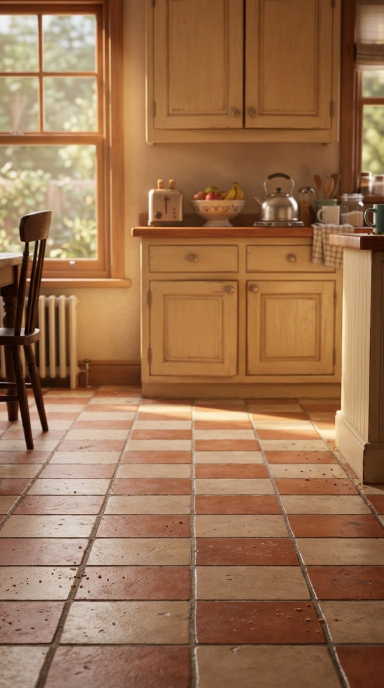
#> input picture gen/inbox/flow_01.jpg, 768 x 1376 px, given in place of flow_19.jpg, which was not available (shown at 1/2 size)
$ python build_assets.py
#> lines starting #> are read from the running program, lines starting #| are printed output that depends on the picture; after the words box and inside, x2 and y2 are one past the last pixel; in counts of white or black regions, pixels touching at a corner belong together; pictures that were not available may be replaced by others from this repository, and a replacement may not be noted
"""Baut aus den Flow-Bildern (gen/inbox) saubere Rig-Teile (gen/rig):
Koerper ohne Arme, zwei Arme, Gesichts-Varianten (deckungsgleich), Eimer, Kueche."""
import os, numpy as np, cv2
IN = 'gen/inbox'; OUT = 'gen/rig'
MASTER, ARMLESS = 19, 16
FACES = {'neutral': 19, 'blink': 15, 'talk': 6, 'talk2': 13, 'shock': 12, 'shout': 4,
         'sus': 9, 'smug': 10}

def load(k):
#> called with k = 19
    return cv2.imread(f'{IN}/flow_{k:02d}.jpg').astype(np.float32)  # BGR
#> call 2 of load, with k = 16
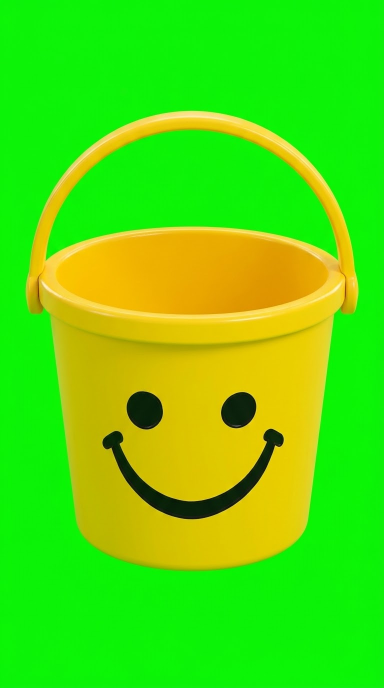
#> input picture gen/inbox/flow_03.jpg, 768 x 1376 px, given in place of flow_16.jpg, which was not available (shown at 1/2 size)

def key(img, fur_fix=True):
    """Gruen freistellen: alpha aus 'wie viel gruener als rot/blau', dann Gruenstich entfernen."""
#> called with fur_fix = True
    b, g, r = img[..., 0], img[..., 1], img[..., 2]
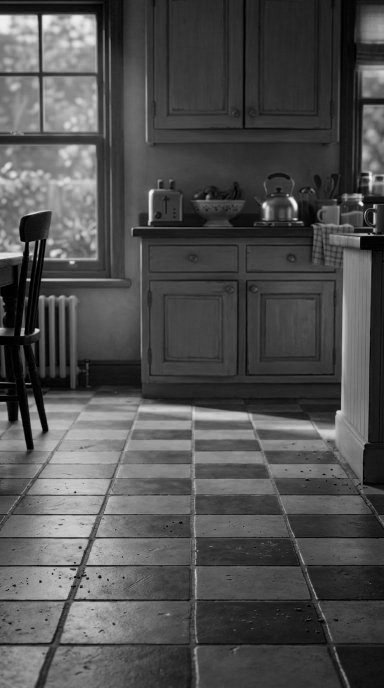
#> b: shape (1376, 768) float32 (shown at 1/2 size); min 0, max 253, mean 79.4
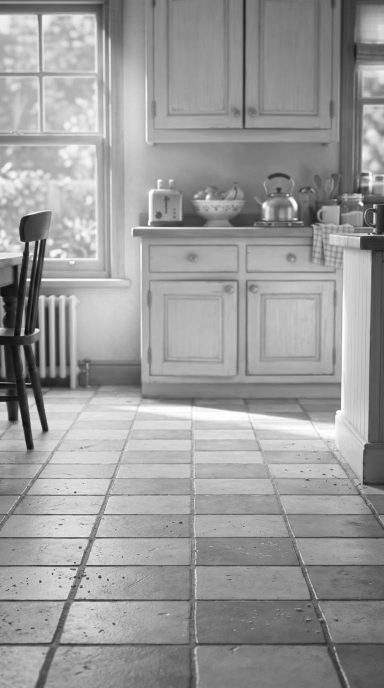
#> r: shape (1376, 768) float32 (shown at 1/2 size); min 4, max 255, mean 154.3
    green = g - np.maximum(r, b)
    a = 1 - np.clip((green - 8) / 55, 0, 1)
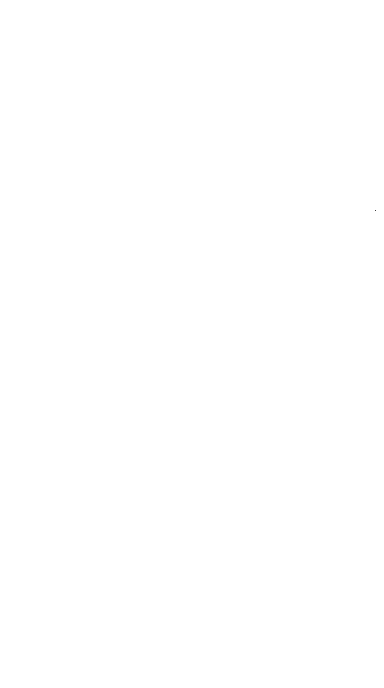
#> a: shape (1376, 768) float32 (shown at 1/2 size); values 0.945 (black) and 1 (white), 100% white; black in thin lines or dots, all inside (x1, y1, x2, y2) = (750, 420, 752, 422)
    a = cv2.GaussianBlur(a, (0, 0), 0.8)
    a = np.clip((a - 0.45) / 0.5, 0, 1)
#> a: shape (1376, 768) float32; every value is 1
    out = img.copy(); out[..., 1] = np.minimum(g, np.maximum(r, b))
    # Randpixel: Gelbgruen-Saum Richtung Fellfarbe ziehen (gruen an rot koppeln)
    # Gruenstich am Rand (Reflex vom Greenscreen) Richtung Fellfarbe ziehen.
    # Nur in einem Band entlang der Silhouette; Weiss/Blau (b hoch) und Banane (hell-gelb) bleiben.
    inner = cv2.erode((a > 0.5).astype(np.uint8), cv2.getStructuringElement(cv2.MORPH_ELLIPSE, (45, 45)))
#> inner: shape (1376, 768); every value is 1
    band = cv2.GaussianBlur(1 - inner.astype(np.float32), (0, 0), 6)
#> band: shape (1376, 768) float32; every value is 0
    band = np.maximum(band, 0.75)            # innen abgeschwaecht, am Rand voll
#> band: shape (1376, 768) float32; every value is 0.75
    band[:300] = np.minimum(band[:300], cv2.GaussianBlur(1 - inner.astype(np.float32), (0, 0), 6)[:300])
#> band: shape (1376, 768) float32; values 0 (black) and 0.75 (white), 78.2% white; 1 black region, box (x1, y1, x2, y2) and area: (0, 0, 768, 300) 230400
    if not fur_fix: band[:] = 0
    fur = (b < 0.6 * r) & ~((r > 195) & (g > 160))
#> fur: shape (1376, 768) bool; 69.6% white; 433 black regions (349 under 20 px), largest, box (x1, y1, x2, y2) and area: (0, 502, 743, 1376) 206411, (0, 289, 197, 529) 38990, (83, 29, 195, 146) 12566
    lim = r * 0.70 + b * 0.12
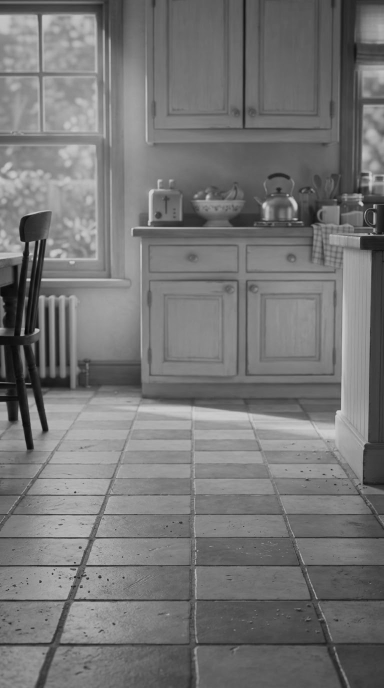
#> lim: shape (1376, 768) float32 (shown at 1/2 size); min 2.8, max 208.4, mean 117.5
    g2 = np.where(fur, np.minimum(out[..., 1], lim), out[..., 1])
    out[..., 1] = out[..., 1] * (1 - band) + g2 * band
    return np.dstack([out, a * 255])
#> returned value: shape (1376, 768, 4) float32

def save(name, rgba):
    cv2.imwrite(f'{OUT}/{name}.png', np.clip(rgba, 0, 255).astype(np.uint8))

def soft(mask, grow, feather):
    m = cv2.dilate(mask.astype(np.uint8), cv2.getStructuringElement(cv2.MORPH_ELLIPSE, (grow, grow)))
    return cv2.GaussianBlur(m.astype(np.float32), (0, 0), feather)

def main():
    os.makedirs(OUT, exist_ok=True)
    m_raw, a_raw = load(MASTER), load(ARMLESS)
    master, base = key(m_raw), key(a_raw)
#> in key (call 2), `inner = cv2.erode((a > 0.5).astype(np.uint8), cv2.getStructuringElemen..`: inner: shape (1376, 768); values 0 (black) and 1 (white), 24% white; 1 white region, box (x1, y1, x2, y2) and area: (76, 477, 693, 1117) 253700
#> in key (call 2), `fur = (b < 0.6 * r) & ~((r > 195) & (g > 160))`: fur: shape (1376, 768) bool; 43.3% white; 246 white regions (137 under 20 px), largest, box (x1, y1, x2, y2) and area: (0, 4, 768, 1248) 301585, (91, 257, 677, 522) 66327, (384, 1264, 751, 1370) 25383
    H, W = base.shape[:2]
#> H = 1376; W = 768
    # --- Arme: dort, wo Master und armlose Variante stark abweichen (nur Rumpfhoehe)
    d = cv2.GaussianBlur(np.abs(m_raw - a_raw).sum(2), (0, 0), 2)
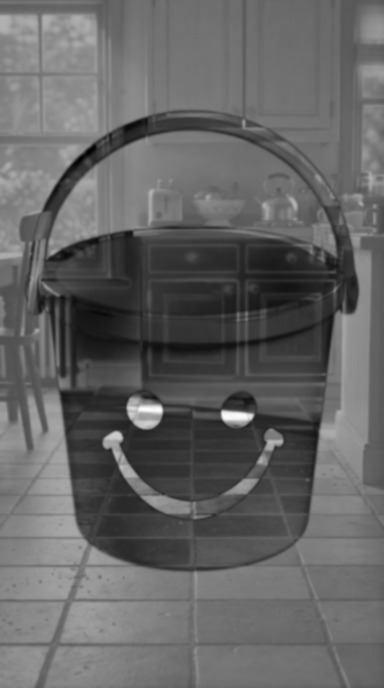
#> d: shape (1376, 768) float32 (shown at 1/2 size); min 72.05, max 633.7, mean 293.7; drawn with min black and max white
    ma, ba = master[..., 3] / 255, base[..., 3] / 255
    outside = ((ma > 0.5) & (ba < 0.5)).astype(np.uint8); outside[:850] = 0; outside[1040:] = 0
#> after `outside = ((ma > 0.5) & (ba < 0.5)).astype(np.uint8)`: outside: shape (1376, 768); values 0 (black) and 1 (white), 65.1% white; 3 black regions (2 under 20 px), largest, box (x1, y1, x2, y2) and area: (54, 223, 715, 1139) 368453
#> after `outside[:850] = 0`: outside: shape (1376, 768); values 0 (black) and 1 (white), 26.4% white; 34 white regions (21 under 20 px), largest, box (x1, y1, x2, y2) and area: (0, 850, 768, 1376) 277066, (209, 869, 244, 913) 662, (239, 912, 264, 953) 318
#> after `outside[1040:] = 0`: outside: shape (1376, 768); values 0 (black) and 1 (white), 5.3% white; 35 white regions (21 under 20 px), largest, box (x1, y1, x2, y2) and area: (0, 850, 156, 1040) 27252, (613, 850, 768, 1040) 27057, (209, 869, 244, 913) 662
    outside = cv2.morphologyEx(outside, cv2.MORPH_OPEN, np.ones((5, 5), np.uint8))
#> outside: shape (1376, 768); values 0 (black) and 1 (white), 5.2% white; 9 white regions, largest, box (x1, y1, x2, y2) and area: (0, 850, 155, 1040) 27251, (614, 850, 768, 1040) 27056, (213, 870, 243, 911) 612
    near = cv2.dilate(outside, cv2.getStructuringElement(cv2.MORPH_ELLIPSE, (61, 61)))
#> near: shape (1376, 768); values 0 (black) and 1 (white), 10% white; 4 white regions, box (x1, y1, x2, y2) and area: (0, 820, 185, 1070) 43056, (584, 820, 768, 1070) 42777, (183, 840, 355, 1036) 15847, (517, 837, 590, 914) 4455
    lum = cv2.GaussianBlur(m_raw.mean(2), (0, 0), 1.5)
    am = ((outside > 0) | ((near > 0) & (d > 45) & (lum > 95))).astype(np.uint8)
#> am: shape (1376, 768); values 0 (black) and 1 (white), 9.3% white; 7 white regions (2 under 20 px), largest, box (x1, y1, x2, y2) and area: (0, 820, 185, 1070) 41540, (584, 820, 768, 1070) 36808, (183, 840, 355, 1036) 15843, (517, 837, 590, 914) 4455, (617, 1050, 632, 1055) 49
    am = cv2.morphologyEx(am, cv2.MORPH_CLOSE, cv2.getStructuringElement(cv2.MORPH_ELLIPSE, (15, 15)))
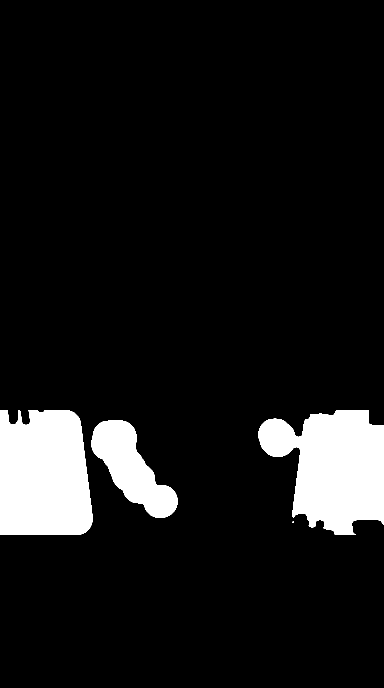
#> am: shape (1376, 768) (shown at 1/2 size); values 0 (black) and 1 (white), 9.5% white; 4 white regions (1 under 20 px), largest, box (x1, y1, x2, y2) and area: (517, 820, 768, 1070) 42356, (0, 820, 185, 1070) 42029, (183, 840, 355, 1036) 15881
    am = cv2.morphologyEx(am, cv2.MORPH_OPEN, cv2.getStructuringElement(cv2.MORPH_ELLIPSE, (9, 9)))
#> am: shape (1376, 768); values 0 (black) and 1 (white), 9.5% white; 3 white regions, box (x1, y1, x2, y2) and area: (517, 820, 768, 1070) 42241, (0, 820, 185, 1070) 41897, (183, 840, 355, 1036) 15872
    n, lab, st, _ = cv2.connectedComponentsWithStats(am)
#> n = 4; st = [[0, 0, 768, 1376, 956758], [0, 820, 185, 250, 41897], [517, 820, 251, 250, 42241], [183, 840, 172, 196, 15872]]
    comps = sorted(range(1, n), key=lambda i: -st[i, cv2.CC_STAT_AREA])[:2]
#> comps = [2, 1]
    comps.sort(key=lambda i: st[i, cv2.CC_STAT_LEFT])
    meta = {}
    for nm, ci in zip(['arm_l', 'arm_r'], comps):  # l = links im Bild
        m = cv2.GaussianBlur((lab == ci).astype(np.float32), (0, 0), 2.0) * ma
        arm = master.copy(); arm[..., 3] = np.clip(m, 0, 1) * 255
        x, y, w, h = st[ci, :4]; p = 14
        x0, y0, x1, y1 = max(x - p, 0), max(y - p, 0), min(x + w + p, W), min(y + h + p, H)
        save(nm, arm[y0:y1, x0:x1]); meta[nm] = [int(x0), int(y0), int(x1), int(y1)]
#> this loop made 2 passes
#> (nm, ci, x, y, w, h, p, x0) on passes 1 to 2: ('arm_l', 1, 0, 820, 185, 250, 14, 0), ('arm_r', 2, 517, 820, 251, 250, 14, 503)
#> after the loop, meta = {'arm_l': [0, 806, 199, 1084], 'arm_r': [503, 806, 768, 1084]}
    save('body', base)
    # --- Gesichter: nur der Bereich, der sich gegenueber dem Master wirklich aendert
    for nm, k in FACES.items():
        v_raw = load(k); v = key(v_raw)
        dd = cv2.GaussianBlur(np.abs(v_raw - m_raw).sum(2), (0, 0), 4)
        fm = (dd > 60); fm[840:] = False   # nur Kopf
        m = np.clip(soft(fm, 31, 9) * 1.6, 0, 1)
        if nm == 'neutral': m = np.zeros_like(m)
        comp = base.copy()
        # neutral = Master-Kopf auf armlosem Koerper, damit alle Gesichter gleiche Basis haben
        hm = np.zeros((H, W), np.float32); hm[:840] = 1; hm = cv2.GaussianBlur(hm, (0, 0), 12)
        mm = np.maximum(m, hm * 0 )[..., None]
        comp = comp * (1 - mm) + v * mm
        save(f'face_{nm}', comp)
    # --- Eimer
    bk = key(load(3), fur_fix=False); ys, xs = np.where(bk[..., 3] > 20)
    save('bucket', bk[ys.min():ys.max() + 1, xs.min():xs.max() + 1])
    cv2.imwrite(f'{OUT}/kitchen.png', cv2.imread(f'{IN}/flow_00.jpg'))
    import json; json.dump(meta, open(f'{OUT}/meta.json', 'w'))
    # Debug-Blatt auf Grau
    def on_gray(rgba, s=0.5):
        bg = np.full(rgba.shape[:2] + (3,), 120, np.float32); a = rgba[..., 3:4] / 255
        return cv2.resize((rgba[..., :3] * a + bg * (1 - a)).astype(np.uint8), None, fx=s, fy=s)
    row = [on_gray(cv2.imread(f'{OUT}/face_{n}.png', -1).astype(np.float32)) for n in FACES]
    cv2.imwrite('gen/_rig_faces.jpg', np.hstack(row)[150:650])
    arms = np.zeros((H, W, 4), np.float32)
    for nm in meta:
        x0, y0, x1, y1 = meta[nm]; arms[y0:y1, x0:x1] = cv2.imread(f'{OUT}/{nm}.png', -1)
    cv2.imwrite('gen/_rig_arms.jpg', np.hstack([on_gray(base, 1)[820:1300, 150:650], on_gray(arms, 1)[820:1300, 150:650], on_gray(master, 1)[820:1300, 150:650]]))
    print(meta)
#> (the run stopped early here; a loop or call above may not have finished)
